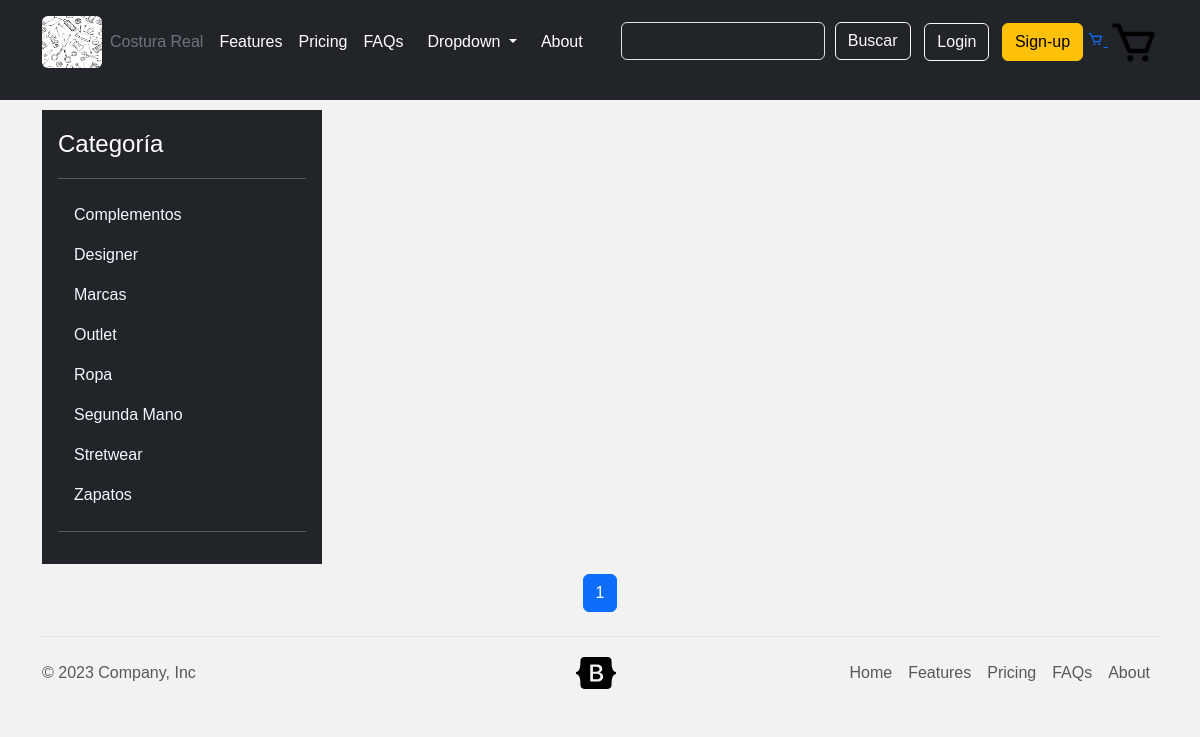
/producto/?categoria=stretwear, run on an earlier commit of the app's database.
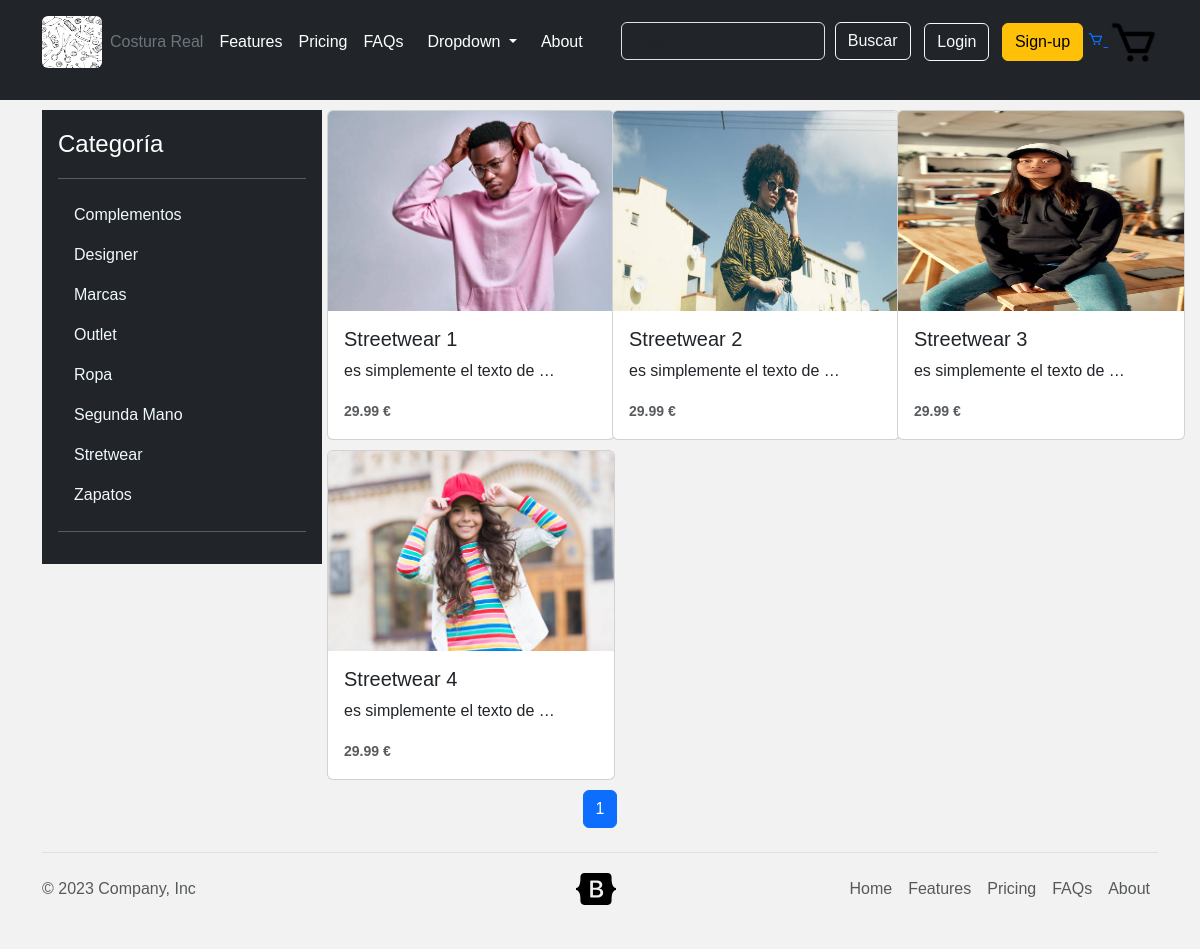
And on a later commit of the database.
### producto/models.py (models this page shows, shortened)
class Categoria(models.Model):
    titulo = models.CharField(max_length=120)
    descripcion = models.TextField(null=True, blank=True)
    slug = models.SlugField(unique=True)
    presentada = models.BooleanField(default=False)
    timestamp = models.DateTimeField(auto_now_add=True)
    updated = models.DateTimeField(auto_now=True)
    active = models.BooleanField(default=True)
    objects = CategoriaManager()
    class Meta:
        unique_together = ["titulo", "slug"]
        ordering = ["titulo"]

class ProductoImagen(models.Model):
    producto = models.ForeignKey(Producto, on_delete=models.CASCADE)
    imagen = models.ImageField(upload_to=comercio_directorio_fotos)
    presentada = models.BooleanField(default=False)
    miniatura = models.BooleanField(default=False)
    active = models.BooleanField(default=True)
    updated = models.DateTimeField(auto_now=True)
    objects = ProductoImagenManager()
    class Meta:
        verbose_name = "Producto Imagen"
        verbose_name_plural = "Productos Imagenes"

class Producto(models.Model):
    titulo = models.CharField(max_length=120)
    descripcion = models.TextField(null=True, blank=True)
    categoria = models.ManyToManyField(Categoria, blank=True)
    precio = models.DecimalField(decimal_places=2, max_digits=100, default=29.99)
    slug = models.SlugField(unique=True)
    timestamp = models.DateTimeField(auto_now_add=True)
    updated = models.DateTimeField(auto_now=True)
    active = models.BooleanField(default=True)
    objects = ProductoManager()
    class Meta:
        unique_together = ['titulo', 'slug']
        ordering = ['titulo']
    def get_absolute_url(self):
        return reverse("producto:single_producto", kwargs={'slug':self.slug})

### producto/views.py (the view)
# urls.py: path('', all_products, name="all_products"),
def all_products(request):
    try:
        slug = request.GET.get('categoria')
    except:
        slug = None
    productos = Producto.objects.filtrar(slug=slug)
    categorias = Categoria.objects.categoriasActivas()
    paginator = Paginator(productos,6)
    pagina = request.GET.get('page',1)
    productos_paginados = paginator.get_page(pagina)
    pagina_actual = int(pagina)
    paginas = range(1,productos_paginados.paginator.num_pages + 1)
    context = {
        "productos": productos_paginados,
        'paginas': paginas,
        'pagina_actual':pagina_actual,
        'categorias':categorias
    }
    return render(request, "productos/all_productos.html", context)

### producto/context_processor.py (called while the page is built)
def get_current_path(request):
    path_final = ""
    path_final_total = ""
    string = request.get_full_path()
    for i in range (len(string)):
        if i > 10:
            path_final += string[i]
    """
    print(path_final)
    posicion_final = len(path_final)-1
    posicion_anterior = len(path_final)-8
    print(posicion_final)
    print(posicion_anterior)

    try:
        caracter_final = int(path_final[posicion_final]) > 0
        caracter_anterior = int(path_final[posicion_anterior]) > 0
    except:
        caracter_final = None
        caracter_anterior = None
    print(len(path_final)-7)
    if caracter_final and caracter_anterior:
        print("los 2 caracteres son numeros")
        for i in range(len(path_final)-7):
            path_final_total += path_final[i]

    print(path_final_total)
    """
    return { 'path_categoria': path_final }

### producto/models.py (called while the page is built)
    def categoriasActivas(self):
        return super(CategoriaManager, self).filter(active=True)

    def productosActivosxcategoria(self, slug=None):
        if slug is None:
            return self.filter(active=True, categoria=2)
        categoria = Categoria.objects.get(slug=slug)
        return self.filter(active=True, categoria=categoria)

    def get_queryset(self):
        return ProductoQueryset(self.model, using=self._db)

    def filtrar(self, slug = None):
        return self.get_queryset().productosActivosxcategoria(slug=slug)

    def fotoActivaPresentada(self):
        return self.get_queryset().filter(active=True, presentada=True)

### templates/productos/all_productos.html (shortened to what this page needs)
{% extends 'base.html' %}
{% load static %}
{% block content %}
    <div class="row">
        <div class="col-3">
            {% include 'componentes/sidebar.html' %}
        </div>
        <div class="col-9">
            <div class="row">
                {% for producto in productos %}
                    <div class="col-4" style="margin-top: 10px;">
                        <a href="{{producto.get_absolute_url}}" class="a_resaltado">
                            <div class="card div_resaltado" style="width: 18rem;" >
                                {% if producto.productoimagen_set.fotoActivaPresentada %}
                                    {% for foto in producto.productoimagen_set.fotoActivaPresentada %}
                                        <img src="{{foto.imagen.url}}" class="card-img-top" alt="{{producto.titulo}}" height="200px">
                                    {% endfor  %}
                                {% else %}
                                    <img src="{% static 'img/placeholder.png' %}" class="card-img-top" alt="" height="200px">
                                {% endif %}
                                <div class="card-body">
                                    <h5 class="card-title">{{producto.titulo|title}}</h5>
                                    <p class="card-text">{{producto.descripcion|truncatewords:5}}</p>
                                    <p class="card-text"><small class="text-body-secondary"><b>{{producto.precio}} €</b></small></p>
                                </div>
                            </div>
                        </a>
                    </div>
                {% endfor %}
            </div>
        </div>
    </div>
    {% include 'componentes/paginador.html' %}
{% endblock content %}

### templates/base.html (shortened to what this page needs)
{% load django_bootstrap5 %}
{% load static %}
<!DOCTYPE html>
<html lang="en">
<head>
    <link href='https://unpkg.com/boxicons@2.1.4/css/boxicons.min.css' rel='stylesheet'>
    {% bootstrap_css %}
    <link rel="stylesheet" type="text/css" href="{% static 'estilos/styles.css' %}">
</head>
<body>
    {% include 'componentes/navbar.html' %}
    <div class="container">
        {% block content %}
        {% endblock content %}
    </div>
    {% include 'componentes/footer.html' %}
</body>
</html>

### templates/componentes/navbar.html (shortened to what this page needs)
{% load static %}
<header class="p-3 text-bg-dark">
  <div class="container">
    <div class="d-flex flex-wrap align-items-center justify-content-center justify-content-lg-start">
      <a href="/" class="d-flex align-items-center mb-2 mb-lg-0 text-white text-decoration-none">
        <div class="">
          <img src="{% static 'img/cr_avatar.png' %}" width='60px' height='52px' class="rounded">
        </div>
      </a>
      <ul class="nav col-12 col-lg-auto me-lg-auto mb-2 justify-content-center mb-md-0">
        <li><a href="#" class="nav-link px-2 text-secondary">Costura Real</a></li>
        <li><a href="#" class="nav-link px-2 text-white">Features</a></li>
        <li><a href="#" class="nav-link px-2 text-white">Pricing</a></li>
        <li><a href="#" class="nav-link px-2 text-white">FAQs</a></li>
        <li class="nav-item dropdown">
          <a class="nav-link dropdown-toggle" href="#" role="button" data-bs-toggle="dropdown" aria-expanded="false"
            style="color: white">
            Dropdown
          </a>
        </li>
        <li><a href="#" class="nav-link px-2 text-white">About</a></li>
        <form class="d-flex" role="search" action="{% url 'buscar' %}" method="get">
          <li style="margin-left: 30px;">
            <input name="q" type="search" class="form-control form-control-dark text-bg-dark" placeholder="Buscar..."
              aria-label="Search">
          </li>
          <li style="margin-left: 10px;">
            <button type="submit" class="btn btn-outline-light me-2">Buscar</button>
          </li>
        </form>
      </ul>
      <div class="text-end">
        <button type="button" class="btn btn-outline-light me-2">Login</button>
        <button type="button" class="btn btn-warning">Sign-up</button>
        <a href="{% url 'carro:vista' %}" data-bs-toggle="offcanvas" aria-controls="offcanvasRight"
          data-bs-target="#offcanvasRight" id="canvas">
          <i class='bx bx-cart'>
          </i>
        </a>
        <img src="{% static 'img/cart-img.png' %}" style="width: 50px;">
      </div>
    </div>
  </div>
</header>

### templates/componentes/sidebar.html
<main class="d-flex flex-nowrap" style="margin-top: 10px;">
    <div class="d-flex flex-column flex-shrink-0 p-3 text-bg-dark" style="width: 280px;">
        <a href="/" class="d-flex align-items-center mb-3 mb-md-0 me-md-auto text-white text-decoration-none">
            <span class="fs-4">Categoría</span>
        </a>
        <hr>
        <ul class="nav nav-pills flex-column mb-auto">
            {% for categoria in categorias %}
                <li class="nav-item" id="li_resaltado_sidebar">
                    <a href="{% url 'producto:all'%}?categoria={{categoria.slug}}" class="nav-link" aria-current="page" style="color: aliceblue;">
                        {{categoria.titulo|title}}
                    </a>
                </li>
            {% endfor %}
        </ul>
        <hr>
    </div>
</main>

### templates/componentes/paginador.html (shortened to what this page needs)
<nav aria-label="..." style="margin-top: 10px;">
    <ul class="pagination justify-content-center">
        {% for pagina in paginas %}
            <li class="page-item{% if pagina_actual == pagina %} active {% endif %}" aria-current="page">
                <a class="page-link" href="?{{path_categoria}}&page={{pagina}}">{{pagina}}</a>
            </li>
        {% endfor %}
    </ul>
</nav>

### templates/componentes/footer.html (shortened to what this page needs)
<div class="container">
<footer class="d-flex flex-wrap justify-content-between align-items-center py-3 my-4 border-top">
  <p class="col-md-4 mb-0 text-body-secondary">&copy; 2023 Company, Inc</p>
  <a href="/" class="col-md-4 d-flex align-items-center justify-content-center mb-3 mb-md-0 me-md-auto link-body-emphasis text-decoration-none">
    <svg class="bi me-2" width="40" height="32"><use xlink:href="#bootstrap"/></svg>
  </a>
  <ul class="nav col-md-4 justify-content-end">
    <li class="nav-item"><a href="#" class="nav-link px-2 text-body-secondary">Home</a></li>
    <li class="nav-item"><a href="#" class="nav-link px-2 text-body-secondary">Features</a></li>
    <li class="nav-item"><a href="#" class="nav-link px-2 text-body-secondary">Pricing</a></li>
    <li class="nav-item"><a href="#" class="nav-link px-2 text-body-secondary">FAQs</a></li>
    <li class="nav-item"><a href="#" class="nav-link px-2 text-body-secondary">About</a></li>
  </ul>
</footer>
</div>

### static/estilos/styles.css (style rules this page uses)
* { margin: 0px; padding: 0px; font-family: 'Gill Sans', 'Gill Sans MT', Calibri, 'Trebuchet MS', sans-serif; }
body { background-color: #f2f2f2; }

### templates/productos/all_productos.html (style rules this page uses)
.a_resaltado { text-decoration: none; color: black; }

What changed in the data, as far as the page shows it:
added Producto: titulo "Streetwear 1", descripcion "es simplemente el texto de …", precio "29.99"
added ProductoImagen: imagen (picture), shown under "Streetwear 1"
added Producto: titulo "Streetwear 2", descripcion "es simplemente el texto de …", precio "29.99"
added ProductoImagen: imagen (picture), shown under "Streetwear 2"
added Producto: titulo "Streetwear 3", descripcion "es simplemente el texto de …", precio "29.99"
added ProductoImagen: imagen (picture), shown under "Streetwear 3"
added Producto: titulo "Streetwear 4", descripcion "es simplemente el texto de …", precio "29.99"
added ProductoImagen: imagen (picture), shown under "Streetwear 4"
